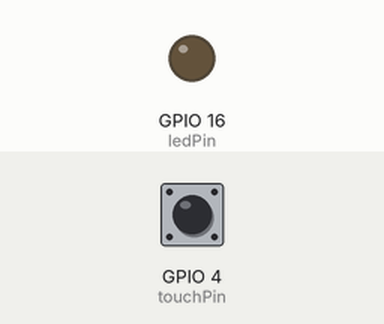
This sketch was run on a simulated ESP32. Parts: output pins drawn as LEDs (lit = HIGH). The test bench sets the inputs (shaded band); at power-on: GPIO 4 (touchPin) HIGH.

Above: at 1.2 s.
1.3 s: GPIO 4 (touchPin) pulled LOW for 0.15 s
At 2.5 s:
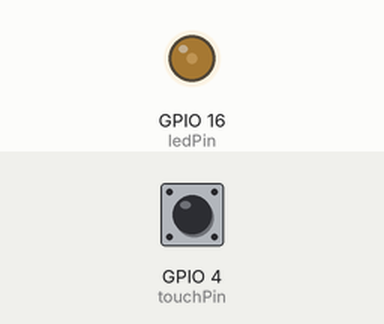
2.9 s: GPIO 4 (touchPin) pulled LOW for 1 s
At 3.7 s:
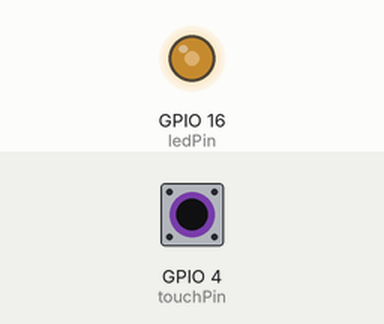
5.4 s: GPIO 4 (touchPin) pulled LOW for 0.15 s
At 6.8 s:
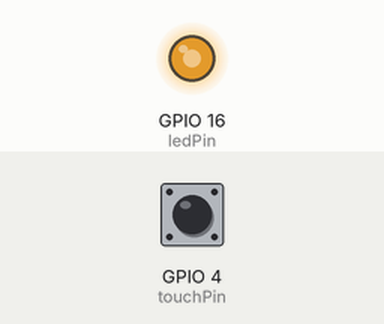
Timing chart, 0 to 8.4 s (numbered marks = the images above; inputs shaded):
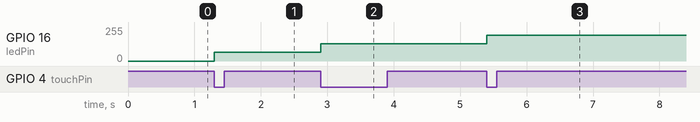

The sketch:

touch_lamp.ino
```cpp
// Define the touch and LED pins
const int touchPin = T0; // Use touch pin T0 (GPIO 4) - change if needed
const int ledPin = 16;   // LED PWM pin (use a PWM-capable pin)

// Variables for brightness and touch detection
int brightness = 0;      // Start brightness at 0%
int touchThreshold = 40; // Adjust this threshold based on your touch sensitivity
bool touchDetected = false; // State to track if touch has been detected

void setup() {
  // Initialize the LED pin as an output
  pinMode(ledPin, OUTPUT);
}

void loop() {
  // Read touch sensor value
  int touchValue = touchRead(touchPin);

  // Check if the touch sensor is triggered
  if (touchValue < touchThreshold && !touchDetected) {
    // Set flag to avoid multiple triggers
    touchDetected = true;

    // Increase brightness by 25% with each touch
    brightness += 64; // 25% of 255 (PWM max value)

    // If brightness exceeds 100%, reset to 0 (LED off)
    if (brightness > 255) {
      brightness = 0;
    }

    // Set LED brightness
    analogWrite(ledPin, brightness);

    // Delay to debounce touch
    delay(100);
  }

  // Reset touchDetected flag once the touch is no longer detected
  if (touchValue >= touchThreshold) {
    touchDetected = false;
  }
}
```

Measured:
- after the input at 1.3 s, GPIO 16 (ledPin): 0/255 → 64/255 at once
- after the input at 2.9 s, GPIO 16 (ledPin): 64/255 → 128/255 at once
- after the input at 5.4 s, GPIO 16 (ledPin): 128/255 → 192/255 at once
